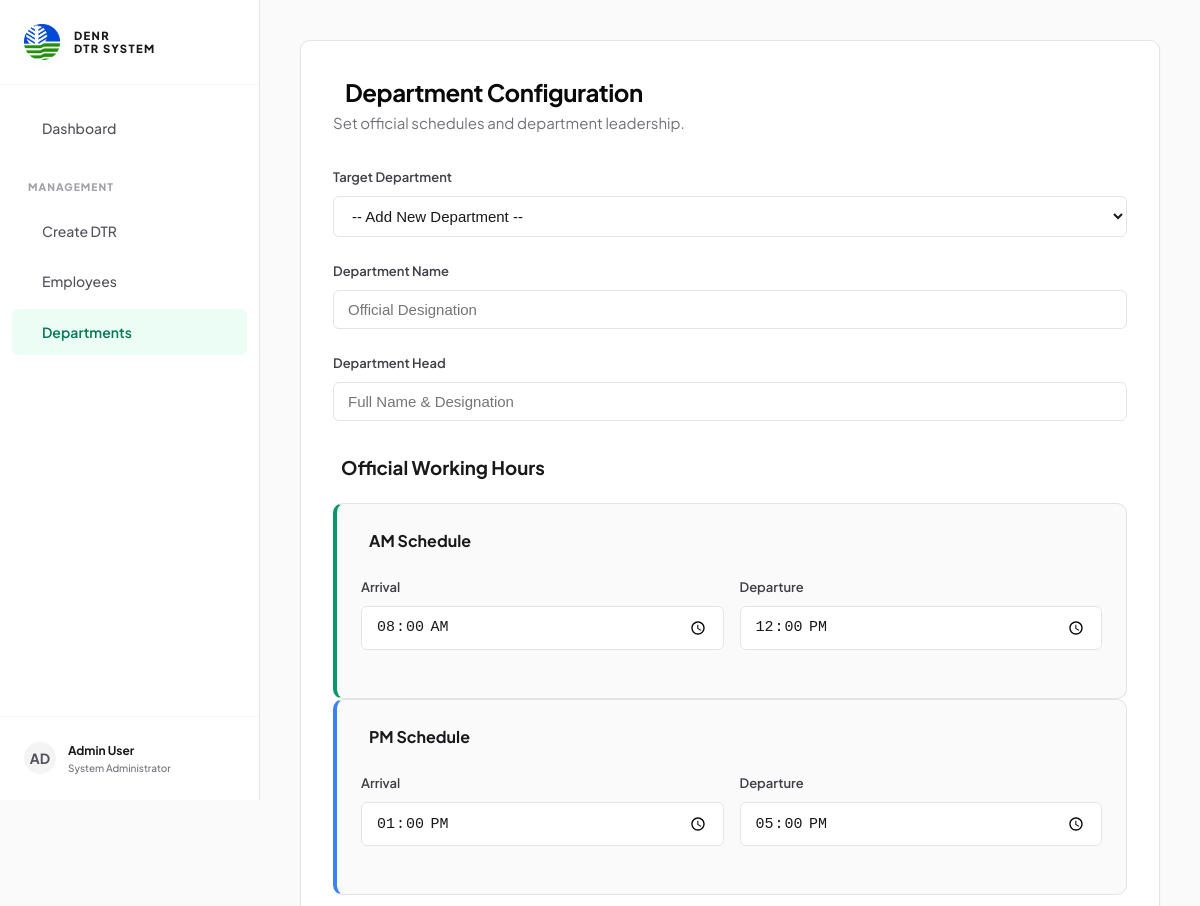
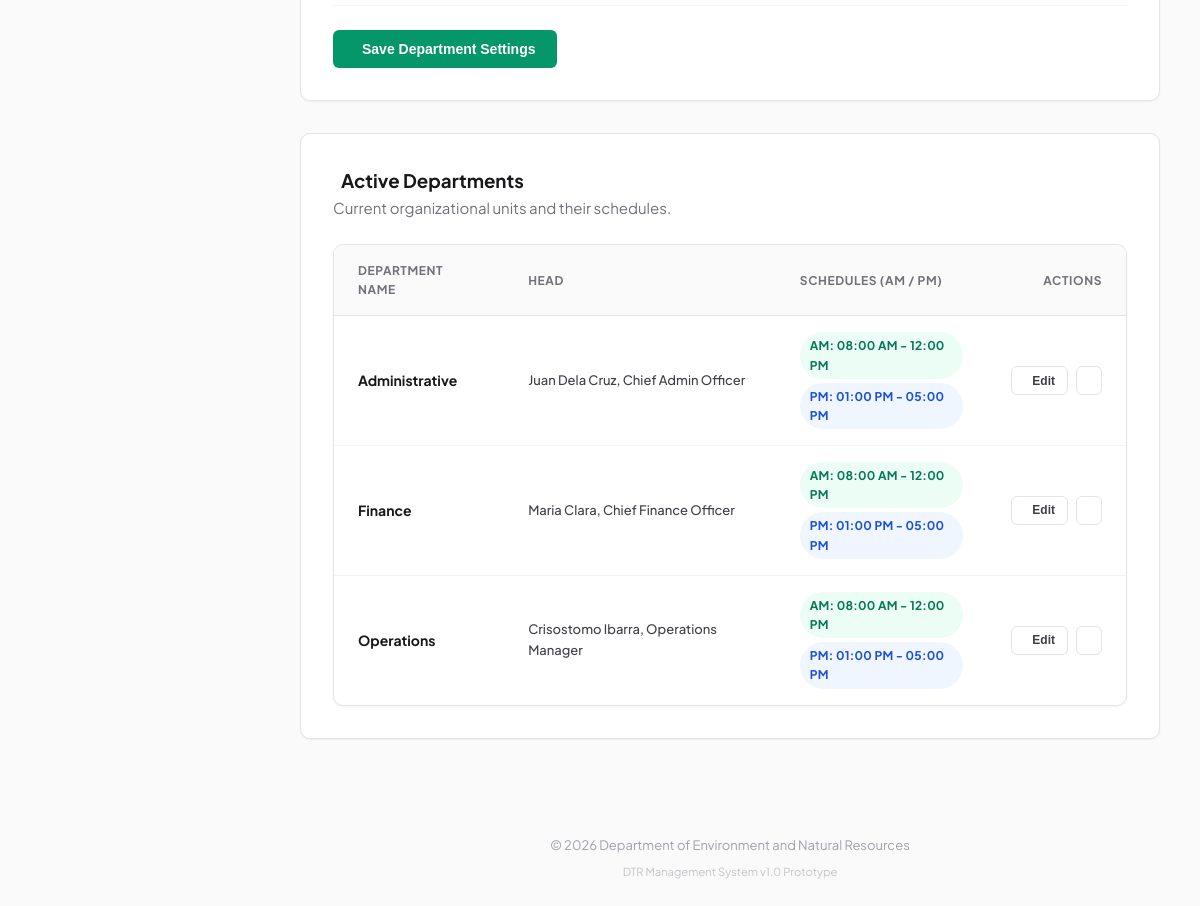
/index.php?page=manage-departments, run on the app's committed database (2 pictures, top to bottom).
### tables this page shows
CREATE TABLE IF NOT EXISTS departments (
    id INT AUTO_INCREMENT PRIMARY KEY,
    name VARCHAR(255) NOT NULL,
    head VARCHAR(255),
    am_arrival TIME,
    am_departure TIME,
    pm_arrival TIME,
    pm_departure TIME,
    created_at TIMESTAMP DEFAULT CURRENT_TIMESTAMP
);

### ui/manage-departments.php (the view, shortened to what this page needs)
<?php
require_once 'logic/db.php';
$stmt = $pdo->query("SELECT * FROM departments ORDER BY name ASC");
$departments = $stmt->fetchAll();
?>
<div class="card">
    <div class="card-header">
        <div>
            <h2><i class="ph-bold ph-buildings"></i> Department Configuration</h2>
            <p class="muted">Set official schedules and department leadership.</p>
        </div>
    </div>
    <form action="logic/process-department.php" method="POST">
        <div class="grid" style="margin-bottom: 2rem;">
            <div class="form-group">
                <label>Target Department</label>
                <select name="department_id" id="department_id">
                    <option value="new">-- Add New Department --</option>
                </select>
            </div>
            <div class="form-group">
                <label>Department Name</label>
                <input type="text" name="name" id="dept_name" placeholder="Official Designation" required>
            </div>
            <div class="form-group">
                <label>Department Head</label>
                <input type="text" name="head" id="dept_head" placeholder="Full Name & Designation">
            </div>
        </div>
        <h3 style="margin-bottom: 1.25rem;"><i class="ph-bold ph-clock" style="color: var(--primary); margin-right: 8px;"></i> Official Working Hours</h3>
        <div class="grid">
            <div class="stat-card" style="border-left: 4px solid var(--primary); background: var(--zinc-50);">
                <div style="font-weight: 700; color: var(--zinc-900); margin-bottom: 1rem; display: flex; align-items: center; gap: 8px;">
                    <i class="ph-bold ph-sun"></i> AM Schedule
                </div>
                <div style="display: grid; grid-template-columns: 1fr 1fr; gap: 1rem;">
                    <div class="form-group">
                        <label>Arrival</label>
                        <input type="time" name="am_arrival" id="am_arrival" value="08:00">
                    </div>
                    <div class="form-group">
                        <label>Departure</label>
                        <input type="time" name="am_departure" id="am_departure" value="12:00">
                    </div>
                </div>
            </div>
            <div class="stat-card" style="border-left: 4px solid var(--info); background: var(--zinc-50);">
                <div style="font-weight: 700; color: var(--zinc-900); margin-bottom: 1rem; display: flex; align-items: center; gap: 8px;">
                    <i class="ph-bold ph-moon"></i> PM Schedule
                </div>
                <div style="display: grid; grid-template-columns: 1fr 1fr; gap: 1rem;">
                    <div class="form-group">
                        <label>Arrival</label>
                        <input type="time" name="pm_arrival" id="pm_arrival" value="13:00">
                    </div>
                    <div class="form-group">
                        <label>Departure</label>
                        <input type="time" name="pm_departure" id="pm_departure" value="17:00">
                    </div>
                </div>
            </div>
        </div>
        <div style="display: flex; gap: 0.75rem; margin-top: 1rem; border-top: 1px solid var(--border-soft); padding-top: 1.5rem;">
            <button type="submit" class="btn btn-emerald">
                <i class="ph-bold ph-floppy-disk"></i> Save Department Settings
            </button>
        </div>
    </form>
</div>
<div class="card">
    <h3><i class="ph-bold ph-list-bullets" style="color: var(--primary); margin-right: 8px;"></i> Active Departments</h3>
    <p class="muted" style="margin-bottom: 1.5rem;">Current organizational units and their schedules.</p>
    <div class="table-container">
        <table>
            <thead>
                <tr>
                    <th>Department Name</th>
                    <th>Head</th>
                    <th>Schedules (AM / PM)</th>
                    <th style="text-align: right;">Actions</th>
                </tr>
            </thead>
            <tbody>
                <?php if (empty($departments)): ?>
                    <tr>
                        <td colspan="4" style="padding: 3rem; text-align: center;">
                            <div style="opacity: 0.5; margin-bottom: 0.5rem;"><i class="ph-bold ph-buildings" style="font-size: 2rem;"></i></div>
                            <p class="muted">No departments configured.</p>
                        </td>
                    </tr>
                <?php else: ?>
                    <?php foreach ($departments as $dept): ?>
                        <tr>
                            <td style="font-weight: 700; color: var(--zinc-900);"><?php echo htmlspecialchars($dept['name']); ?></td>
                            <td style="font-size: 0.8125rem; font-weight: 500;"><?php echo htmlspecialchars($dept['head']); ?></td>
                            <td>
                                <div style="display: flex; flex-direction: column; gap: 0.25rem;">
                                    <span class="badge" style="background: var(--primary-soft); color: var(--primary-hover);">
                                        AM: <?php echo date("h:i A", strtotime($dept['am_arrival'])) . " - " . date("h:i A", strtotime($dept['am_departure'])); ?>
                                    </span>
                                    <span class="badge" style="background: #eff6ff; color: #1d4ed8;">
                                        PM: <?php echo date("h:i A", strtotime($dept['pm_arrival'])) . " - " . date("h:i A", strtotime($dept['pm_departure'])); ?>
                                    </span>
                                </div>
                            </td>
                            <td style="text-align: right;">
                                <div style="display: flex; justify-content: flex-end; gap: 0.5rem;">
                                    <button type="button" class="btn btn-outline edit-dept-btn"
                                            data-dept='<?php echo json_encode($dept); ?>'
                                            style="padding: 0.4rem 0.75rem; font-size: 0.75rem;">
                                        <i class="ph-bold ph-pencil-simple"></i> Edit
                                    </button>
                                    <a href="logic/process-delete-department.php?id=<?php echo $dept['id']; ?>" class="btn btn-outline" style="padding: 0.4rem 0.75rem; font-size: 0.75rem; color: var(--error);" onclick="return confirm('Are you sure you want to delete this department?')">
                                    </a>
                                </div>
                            </td>
                        </tr>
                    <?php endforeach; ?>
                <?php endif; ?>
            </tbody>
        </table>
    </div>
</div>

### assets/css/style.css (style rules this page uses)
:root { --primary: #059669; --primary-hover: #047857; --primary-soft: #ecfdf5; --zinc-50: #fafafa; --zinc-100: #f4f4f5; --zinc-200: #e4e4e7; --zinc-300: #d4d4d8; --zinc-400: #a1a1aa; --zinc-500: #71717a; --zinc-600: #52525b; --zinc-700: #3f3f46; --zinc-800: #27272a; --zinc-900: #18181b; --zinc-950: #09090b; --bg-app: #fafafa; --bg-sidebar: #ffffff; --bg-card: #ffffff; --text-main: #18181b; --text-muted: #71717a; --text-inverse: #ffffff; --border-base: #e4e4e7; --border-soft: #f4f4f5; --success: #10b981; --error: #ef4444; --warning: #f59e0b; --info: #3b82f6; --radius-sm: 6px; --radius-md: 10px; --radius-lg: 14px; --shadow-sm: 0 1px 2px 0 rgb(0 0 0 / 0.05); --shadow-md: 0 4px 6px -1px rgb(0 0 0 / 0.05), 0 2px 4px -2px rgb(0 0 0 / 0.05); --shadow-lg: 0 10px 15px -3px rgb(0 0 0 / 0.05), 0 4px 6px -4px rgb(0 0 0 / 0.05); }
* { box-sizing: border-box; margin: 0; padding: 0; }
body { font-family: 'Plus Jakarta Sans', system-ui, -apple-system, sans-serif; background-color: var(--bg-app); color: var(--text-main); line-height: 1.6; -webkit-font-smoothing: antialiased; -moz-osx-font-smoothing: grayscale; min-height: 100dvh; }
.card { background: var(--bg-card); padding: 2rem; border-radius: var(--radius-md); border: 1px solid var(--border-base); box-shadow: var(--shadow-sm); margin-bottom: 2rem; }
.card-header { display: flex; justify-content: space-between; align-items: flex-start; margin-bottom: 2rem; gap: 1.5rem; }
h2 { font-size: 1.5rem; font-weight: 700; color: var(--zinc-950); letter-spacing: -0.02em; display: flex; align-items: center; gap: 0.75rem; }
p.muted { color: var(--text-muted); font-size: 0.9375rem; }
.stat-card { background: var(--bg-card); padding: 1.5rem; border-radius: var(--radius-md); border: 1px solid var(--border-base); display: flex; flex-direction: column; gap: 0.5rem; }
.form-group { margin-bottom: 1.5rem; }
label { display: block; margin-bottom: 0.5rem; font-size: 0.8125rem; font-weight: 600; color: var(--zinc-700); }
input[type="text"], input[type="number"], input[type="time"], input[type="file"], select { width: 100%; padding: 0.625rem 0.875rem; border: 1px solid var(--border-base); border-radius: var(--radius-sm); font-size: 0.9375rem; background-color: #fff; transition: border-color 0.2s, box-shadow 0.2s; color: var(--zinc-900); }
.btn { display: inline-flex; align-items: center; justify-content: center; padding: 0.625rem 1.25rem; border-radius: var(--radius-sm); font-size: 0.875rem; font-weight: 600; cursor: pointer; transition: all 0.2s cubic-bezier(0.4, 0, 0.2, 1); border: 1px solid transparent; gap: 0.5rem; text-decoration: none; }
.btn-emerald { background-color: var(--primary); color: var(--text-inverse); }
.btn-outline { background-color: transparent; border-color: var(--border-base); color: var(--zinc-700); }
.table-container { background: var(--bg-card); border-radius: var(--radius-md); border: 1px solid var(--border-base); overflow: hidden; box-shadow: var(--shadow-sm); }
table { width: 100%; border-collapse: collapse; }
th { background: var(--zinc-50); color: var(--zinc-500); font-size: 0.75rem; text-transform: uppercase; font-weight: 700; padding: 1rem 1.5rem; text-align: left; border-bottom: 1px solid var(--border-base); letter-spacing: 0.05em; }
td { padding: 1rem 1.5rem; font-size: 0.875rem; border-bottom: 1px solid var(--border-soft); color: var(--zinc-700); }
tr:last-child td { border-bottom: none; }
.badge { display: inline-flex; align-items: center; padding: 0.25rem 0.625rem; border-radius: 9999px; font-size: 0.75rem; font-weight: 700; text-transform: uppercase; letter-spacing: 0.02em; }

### data on the page
departments: name "Administrative", head "Juan Dela Cruz, Chief Admin Officer", am_arrival "08:00 AM", am_departure "12:00 PM", pm_arrival "01:00 PM", pm_departure "05:00 PM"
departments: name "Finance", head "Maria Clara, Chief Finance Officer", am_arrival "08:00 AM", am_departure "12:00 PM", pm_arrival "01:00 PM", pm_departure "05:00 PM"
departments: name "Operations", head "Crisostomo Ibarra, Operations Manager", am_arrival "08:00 AM", am_departure "12:00 PM", pm_arrival "01:00 PM", pm_departure "05:00 PM"
